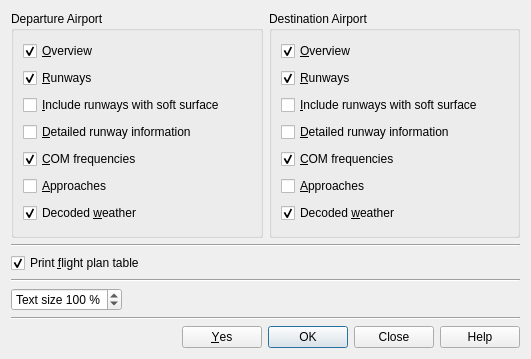
<?xml version="1.0" encoding="UTF-8"?>
<ui version="4.0">
 <class>PrintDialog</class>
 <widget class="QDialog" name="PrintDialog">
  <property name="geometry">
   <rect>
    <x>0</x>
    <y>0</y>
    <width>531</width>
    <height>359</height>
   </rect>
  </property>
  <property name="windowTitle">
   <string>Little Navmap - Print Flight Plan</string>
  </property>
  <layout class="QVBoxLayout" name="verticalLayout_2">
   <item>
    <layout class="QGridLayout" name="gridLayouPrint">
     <item row="0" column="0">
      <widget class="QGroupBox" name="groupBoxPrintDeparture">
       <property name="title">
        <string>Departure Airport</string>
       </property>
       <layout class="QVBoxLayout" name="verticalLayout_3">
        <item>
         <widget class="QCheckBox" name="checkBoxPrintDepartureOverview">
          <property name="text">
           <string>&amp;Overview</string>
          </property>
          <property name="checked">
           <bool>true</bool>
          </property>
         </widget>
        </item>
        <item>
         <widget class="QCheckBox" name="checkBoxPrintDepartureRunways">
          <property name="text">
           <string>&amp;Runways</string>
          </property>
          <property name="checked">
           <bool>true</bool>
          </property>
         </widget>
        </item>
        <item>
         <widget class="QCheckBox" name="checkBoxPrintDepartureSoftRunways">
          <property name="text">
           <string>&amp;Include runways with soft surface</string>
          </property>
         </widget>
        </item>
        <item>
         <widget class="QCheckBox" name="checkBoxPrintDepartureDetailRunways">
          <property name="text">
           <string>&amp;Detailed runway information</string>
          </property>
         </widget>
        </item>
        <item>
         <widget class="QCheckBox" name="checkBoxPrintDepartureCom">
          <property name="text">
           <string>&amp;COM frequencies</string>
          </property>
          <property name="checked">
           <bool>true</bool>
          </property>
         </widget>
        </item>
        <item>
         <widget class="QCheckBox" name="checkBoxPrintDepartureAppr">
          <property name="text">
           <string>&amp;Approaches</string>
          </property>
         </widget>
        </item>
        <item>
         <widget class="QCheckBox" name="checkBoxPrintDepartureWeather">
          <property name="text">
           <string>Decoded &amp;weather</string>
          </property>
          <property name="checked">
           <bool>true</bool>
          </property>
         </widget>
        </item>
       </layout>
      </widget>
     </item>
     <item row="0" column="1">
      <widget class="QGroupBox" name="groupBoxPrintDestination">
       <property name="title">
        <string>Destination Airport</string>
       </property>
       <layout class="QVBoxLayout" name="verticalLayout_4">
        <item>
         <widget class="QCheckBox" name="checkBoxPrintDestinationOverview">
          <property name="text">
           <string>&amp;Overview</string>
          </property>
          <property name="checked">
           <bool>true</bool>
          </property>
         </widget>
        </item>
        <item>
         <widget class="QCheckBox" name="checkBoxPrintDestinationRunways">
          <property name="text">
           <string>&amp;Runways</string>
          </property>
          <property name="checked">
           <bool>true</bool>
          </property>
         </widget>
        </item>
        <item>
         <widget class="QCheckBox" name="checkBoxPrintDestinationSoftRunways">
          <property name="text">
           <string>&amp;Include runways with soft surface</string>
          </property>
         </widget>
        </item>
        <item>
         <widget class="QCheckBox" name="checkBoxPrintDestinationDetailRunways">
          <property name="text">
           <string>&amp;Detailed runway information</string>
          </property>
         </widget>
        </item>
        <item>
         <widget class="QCheckBox" name="checkBoxPrintDestinationCom">
          <property name="text">
           <string>&amp;COM frequencies</string>
          </property>
          <property name="checked">
           <bool>true</bool>
          </property>
         </widget>
        </item>
        <item>
         <widget class="QCheckBox" name="checkBoxPrintDestinationAppr">
          <property name="text">
           <string>&amp;Approaches</string>
          </property>
         </widget>
        </item>
        <item>
         <widget class="QCheckBox" name="checkBoxPrintDestinationWeather">
          <property name="text">
           <string>Decoded &amp;weather</string>
          </property>
          <property name="checked">
           <bool>true</bool>
          </property>
         </widget>
        </item>
       </layout>
      </widget>
     </item>
    </layout>
   </item>
   <item>
    <widget class="Line" name="line_4">
     <property name="orientation">
      <enum>Qt::Horizontal</enum>
     </property>
    </widget>
   </item>
   <item>
    <widget class="QCheckBox" name="checkBoxPrintFlightplan">
     <property name="text">
      <string>Print &amp;flight plan table</string>
     </property>
     <property name="checked">
      <bool>true</bool>
     </property>
    </widget>
   </item>
   <item>
    <widget class="Line" name="line_2">
     <property name="orientation">
      <enum>Qt::Horizontal</enum>
     </property>
    </widget>
   </item>
   <item>
    <widget class="QSpinBox" name="spinBoxPrintTextSize">
     <property name="sizePolicy">
      <sizepolicy hsizetype="Fixed" vsizetype="Fixed">
       <horstretch>0</horstretch>
       <verstretch>0</verstretch>
      </sizepolicy>
     </property>
     <property name="suffix">
      <string> %</string>
     </property>
     <property name="prefix">
      <string>Text size </string>
     </property>
     <property name="minimum">
      <number>50</number>
     </property>
     <property name="maximum">
      <number>150</number>
     </property>
     <property name="singleStep">
      <number>10</number>
     </property>
     <property name="value">
      <number>100</number>
     </property>
    </widget>
   </item>
   <item>
    <widget class="Line" name="line_3">
     <property name="orientation">
      <enum>Qt::Horizontal</enum>
     </property>
    </widget>
   </item>
   <item>
    <widget class="QDialogButtonBox" name="buttonBoxPrint">
     <property name="orientation">
      <enum>Qt::Horizontal</enum>
     </property>
     <property name="standardButtons">
      <set>QDialogButtonBox::Close|QDialogButtonBox::Help|QDialogButtonBox::Ok|QDialogButtonBox::Yes</set>
     </property>
    </widget>
   </item>
  </layout>
 </widget>
 <tabstops>
  <tabstop>checkBoxPrintDepartureOverview</tabstop>
  <tabstop>checkBoxPrintDestinationOverview</tabstop>
  <tabstop>checkBoxPrintDepartureRunways</tabstop>
  <tabstop>checkBoxPrintDestinationRunways</tabstop>
  <tabstop>checkBoxPrintDepartureSoftRunways</tabstop>
  <tabstop>checkBoxPrintDestinationSoftRunways</tabstop>
  <tabstop>checkBoxPrintDepartureDetailRunways</tabstop>
  <tabstop>checkBoxPrintDestinationDetailRunways</tabstop>
  <tabstop>checkBoxPrintDepartureCom</tabstop>
  <tabstop>checkBoxPrintDestinationCom</tabstop>
  <tabstop>checkBoxPrintDepartureAppr</tabstop>
  <tabstop>checkBoxPrintDestinationAppr</tabstop>
  <tabstop>checkBoxPrintDepartureWeather</tabstop>
  <tabstop>checkBoxPrintDestinationWeather</tabstop>
 </tabstops>
 <resources/>
 <connections>
  <connection>
   <sender>buttonBoxPrint</sender>
   <signal>accepted()</signal>
   <receiver>PrintDialog</receiver>
   <slot>accept()</slot>
   <hints>
    <hint type="sourcelabel">
     <x>248</x>
     <y>254</y>
    </hint>
    <hint type="destinationlabel">
     <x>157</x>
     <y>274</y>
    </hint>
   </hints>
  </connection>
  <connection>
   <sender>buttonBoxPrint</sender>
   <signal>rejected()</signal>
   <receiver>PrintDialog</receiver>
   <slot>reject()</slot>
   <hints>
    <hint type="sourcelabel">
     <x>316</x>
     <y>260</y>
    </hint>
    <hint type="destinationlabel">
     <x>286</x>
     <y>274</y>
    </hint>
   </hints>
  </connection>
 </connections>
</ui>
